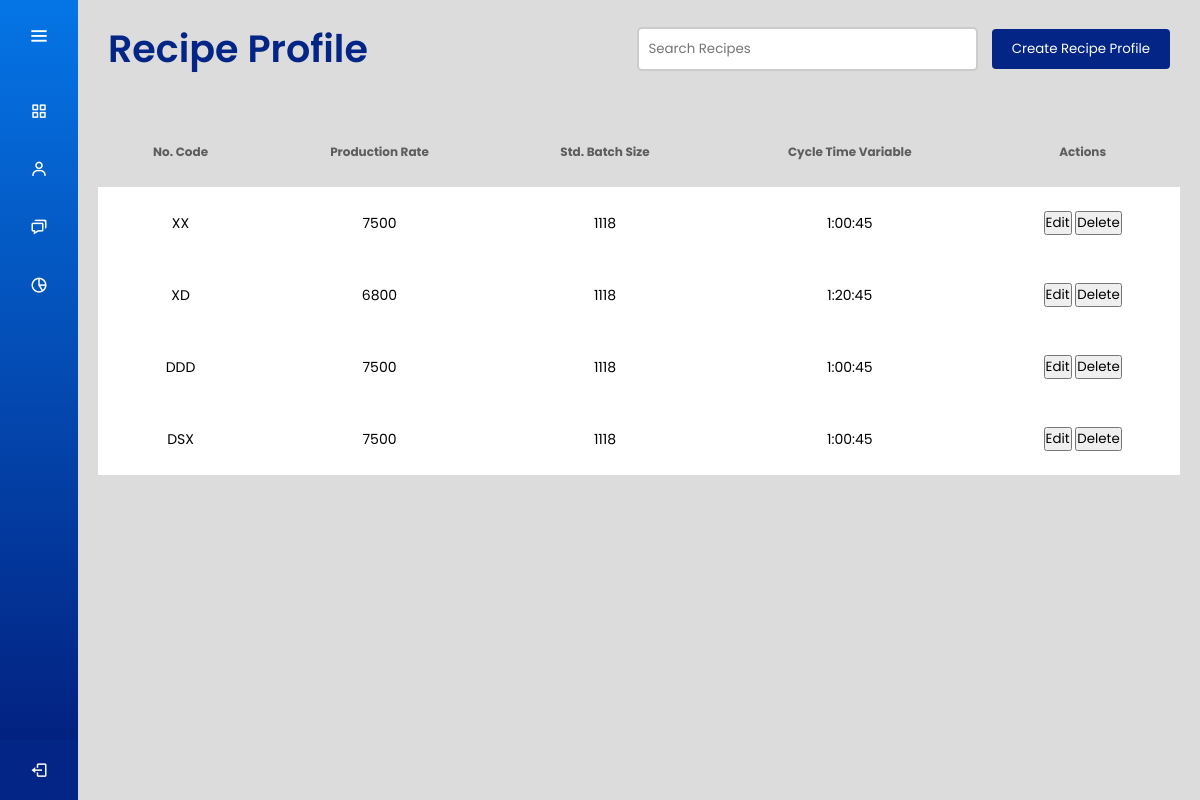
The page /recipe_dashboard/ (signed in) on the database as committed earlier.
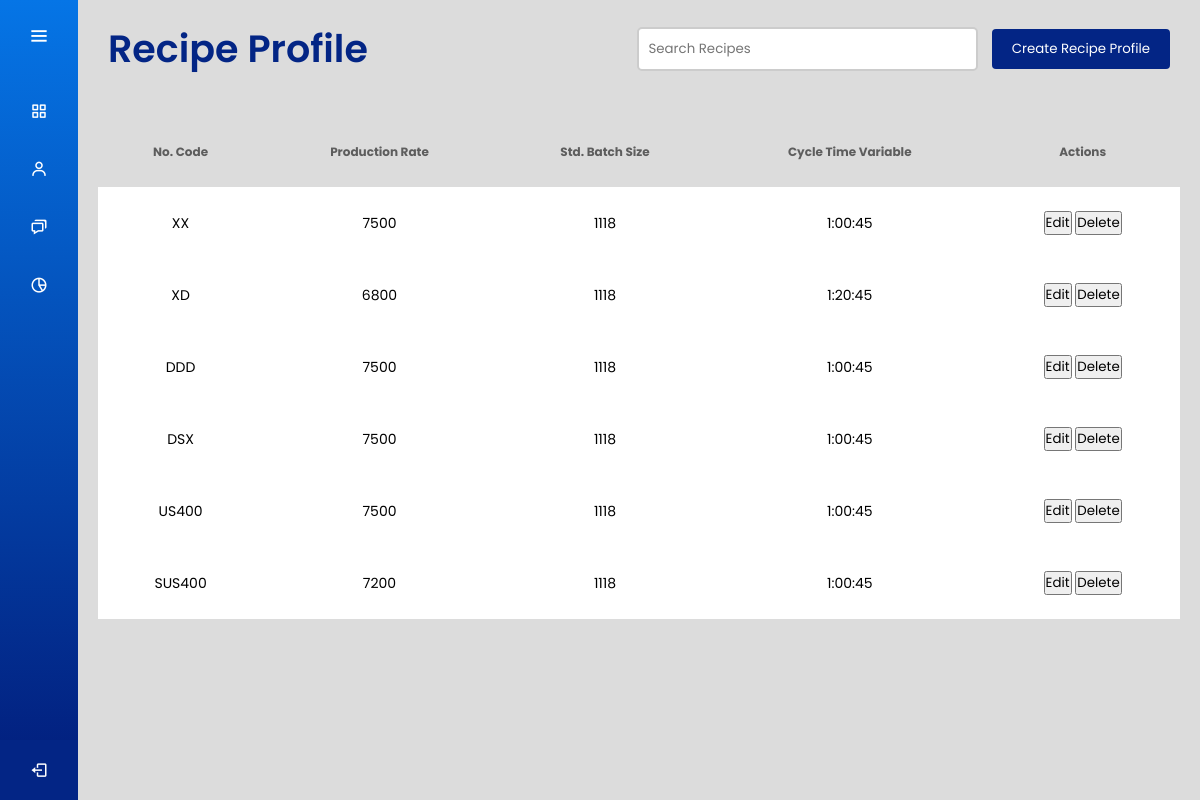
The same page on the database as committed later.
### recipes/models.py (models this page shows, shortened)
class Recipe(models.Model):
    recipeName = models.CharField(max_length=50, unique=True)
    productionRate = models.CharField(max_length=50)
    stdBatchSize = models.CharField(max_length=50)
    cycleTimeVariable = models.DurationField()

### recipes/views.py (the view)
# urls.py: path('recipe_dashboard/', views.recipe_dashboard, name='recipe_dashboard'),
@login_required
def recipe_dashboard(request):
    recipes = Recipe.objects.all()
    return render(request, 'recipe_dashboard.html', {'recipes': recipes})

### recipes/templates/recipe_dashboard.html (shortened to what this page needs)
<!DOCTYPE html>
<html lang="en" dir="ltr">
  <head>
    {% load static %}
    <link rel="stylesheet" href="{% static 'css/dash_style.css' %}">
    <link rel="stylesheet" href="{% static 'css/table_style.css' %}">
    <link rel="stylesheet" href="{% static 'css/create.css' %}">
    <link href='https://unpkg.com/boxicons@2.0.7/css/boxicons.min.css' rel='stylesheet'>
   </head>
<body>
  {% include 'sidebar.html' %}
  <section class="home-section">
    {% include 'recipe_header.html' %}
    <div class="main-content">
      {% include 'recipe_table.html' %}
    </div>
  </section>
</body>
</html>

### recipes/templates/recipe_table.html (shortened to what this page needs)
<!DOCTYPE html>
<html lang="en" dir="ltr">
  <head>
</head>
<table id="dashboard-table">
    <thead>
        <tr>
            <th>No. Code</th>
            <th>Production Rate</th>
            <th>Std. Batch Size</th>
            <th>Cycle Time Variable</th>
            <th>Actions</th>
        </tr>
    </thead>
    <tbody>
        {% if recipes %}
            {% for recipe in recipes %}
                <tr>
                    <td>{{ recipe.recipeName }}</td>
                    <td>{{ recipe.productionRate }}</td>
                    <td>{{ recipe.stdBatchSize }}</td>
                    <td>{{ recipe.cycleTimeVariable }}</td>
                    <td>
                        <button class="edit-btn"
                            data-recipe-id="{{ recipe.id }}"
                            data-recipe-name="{{ recipe.recipeName }}"
                            data-production-rate="{{ recipe.productionRate }}"
                            data-std-batch-size="{{ recipe.stdBatchSize }}"
                            data-cycle-time-variable="{{ recipe.cycleTimeVariable }}">Edit</button>
                        <button class="delete-btn" data-recipe-id="{{ recipe.id }}">Delete</button>
                    </td>
                </tr>
            {% endfor %}
        {% else %}
            <tr>
                <td colspan="5">No recipes found.</td>
            </tr>
        {% endif %}
    </tbody>
</table>
    </html>

Rows that differ between the two databases and show on the page:
added Recipe: recipeName "US400", productionRate "7500", stdBatchSize "1118", cycleTimeVariable "1:00:45"
added Recipe: recipeName "SUS400", productionRate "7200", stdBatchSize "1118", cycleTimeVariable "1:00:45"
